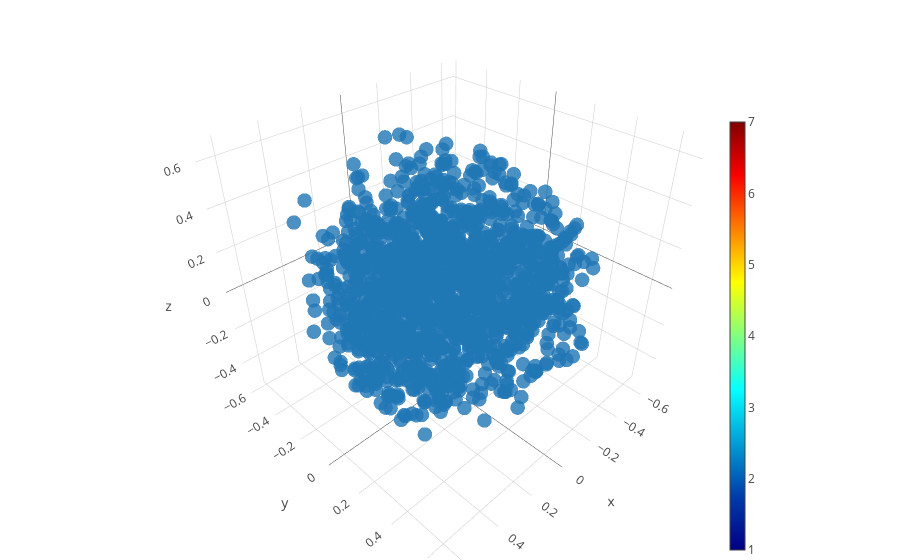

Notebook cell for this chart:
### Code cell
trace1 = go.Scatter3d(
    x=pca_df_skip['pca-one'], 
    y=pca_df_skip['pca-two'], 
    z=pca_df_skip['pca-three'],
    mode='markers',
    marker=dict(
        size=5,
#         color=subset_bidask.values,                # set color to an array/list of desired values
        colorscale='Jet',   # choose a colorscale
        opacity=0.8,
        colorbar={"thickness": 15, "len": 0.8, "x": 0.8, "y": 0.4, }
    )
)

data = [trace1]
layout = go.Layout(
    margin=dict(
        l=0,
        r=0,
        b=0,
        t=0
    )
)
fig = go.Figure(data=data, layout=layout)
iplot(fig, filename='3d-scatter-colorscale')

### Figure 1 — Plotly figure (JSON) as saved in the notebook; plotly's stock layout.template omitted (floating-point values rounded to 4 significant figures; data arrays with more than 128 entries replaced by an {"elided": "..."} marker saying what was removed)
{"data": [{"marker": {"colorbar": {"len": 0.8, "thickness": 15, "x": 0.8, "y": 0.4}, "colorscale": "Jet", "opacity": 0.8, "size": 5}, "mode": "markers", "type": "scatter3d", "uid": "d8fe11aa-2030-4ecf-b8e9-4d1f2d4f7ee7", "x": {"elided": "1453 float values"}, "y": {"elided": "1453 float values"}, "z": {"elided": "1453 float values"}}], "layout": {"margin": {"b": 0, "l": 0, "r": 0, "t": 0}}}
